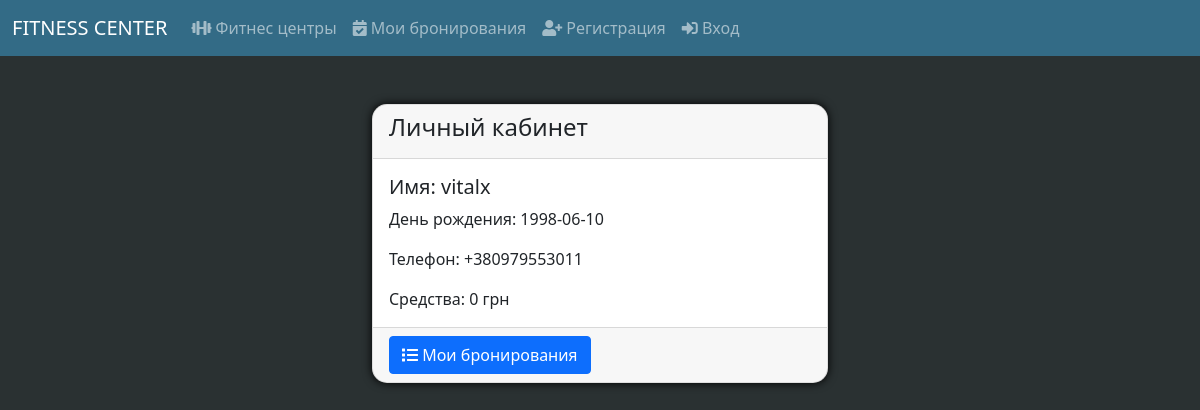
/user (signed in), run on the app's committed database.
### Project_utils/models.py (models this page shows, shortened)
class User(Base):
    __tablename__ = 'users'
    id = Column(Integer, primary_key=True, autoincrement=True, unique=True)
    login = Column(String(50), unique=True, nullable=False)
    funds = Column(Integer, nullable=False, default=0)
    password = Column(String(50), nullable=False)
    birth_date = Column(String(50), nullable=False)
    phone = Column(String(50), nullable=False)
    email = Column(String(50), nullable=False, unique=True)
    reservations = relationship("Reservation", back_populates="user")
    reviews = relationship("Review", back_populates="user")

### app.py (the view)
@app.route('/user', methods=['GET', 'POST'])
@login_required
def get_user_page():
    if request.method == 'GET':
        user_id = session.get('user')['id']
        user = Project_utils.db_session.query(User).filter_by(id=user_id).first()
        return render_template('user.html', title='Личный кабинет', user=user)
    if request.method == 'POST':
        return 'User created'

### app.py (called while the page is built)
def login_required(func):
    @wraps(func)
    def wrapper(*args, **kwargs):
        if 'user' not in session:
            return redirect('/login')
        return func(*args, **kwargs)
    return wrapper

### templates/user.html (shortened to what this page needs)
{% extends 'base.html' %}
{% block body %}
    <div class="container" style="width: 40%;">
        <div class="card user-border">
            <div class="card-header">
                <h4>Личный кабинет</h4>
            </div>
            <div class="card-body">
                <h5 class="card-title">Имя: {{ user.login }}</h5>
                <p class="card-text">День рождения: {{ user.birth_date }}</p>
                <p class="card-text">Телефон: {{ user.phone }}</p>
                <p class="card-text">Средства: {{ user.funds }} грн</p>
            </div>
            <div class="card-footer">
                <a href="/user/reservations" class="btn btn-primary">
                    <span><i class="fas fa-list"></i></span>
                    <span>Мои бронирования</span>
                </a>
            </div>
        </div>
    </div>
{% endblock %}

### templates/user.html (style rules this page uses)
.user-border { border-radius: 15px !important; box-shadow: 0 0 10px rgba(0, 0, 0, 1); }

### data on the page
User: login "vitalx", birth_date "1998-06-10", phone "+380979553011", funds "0"
